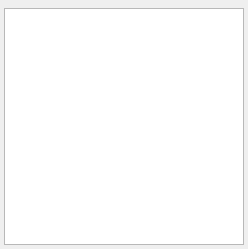
<?xml version="1.0" encoding="UTF-8"?>
<ui version="4.0">
 <class>UASMessageView</class>
 <widget class="QWidget" name="UASMessageView">
  <property name="geometry">
   <rect>
    <x>0</x>
    <y>0</y>
    <width>248</width>
    <height>249</height>
   </rect>
  </property>
  <property name="sizePolicy">
   <sizepolicy hsizetype="Expanding" vsizetype="Expanding">
    <horstretch>0</horstretch>
    <verstretch>0</verstretch>
   </sizepolicy>
  </property>
  <property name="contextMenuPolicy">
   <enum>Qt::NoContextMenu</enum>
  </property>
  <property name="windowTitle">
   <string>Form</string>
  </property>
  <layout class="QHBoxLayout" name="horizontalLayout">
   <property name="leftMargin">
    <number>4</number>
   </property>
   <property name="topMargin">
    <number>8</number>
   </property>
   <property name="rightMargin">
    <number>4</number>
   </property>
   <property name="bottomMargin">
    <number>4</number>
   </property>
   <item>
    <widget class="QPlainTextEdit" name="plainTextEdit">
     <property name="minimumSize">
      <size>
       <width>0</width>
       <height>0</height>
      </size>
     </property>
     <property name="contextMenuPolicy">
      <enum>Qt::ActionsContextMenu</enum>
     </property>
     <property name="acceptDrops">
      <bool>false</bool>
     </property>
     <property name="undoRedoEnabled">
      <bool>false</bool>
     </property>
     <property name="readOnly">
      <bool>true</bool>
     </property>
     <property name="plainText">
      <string notr="true"/>
     </property>
    </widget>
   </item>
  </layout>
 </widget>
 <resources/>
 <connections/>
</ui>
